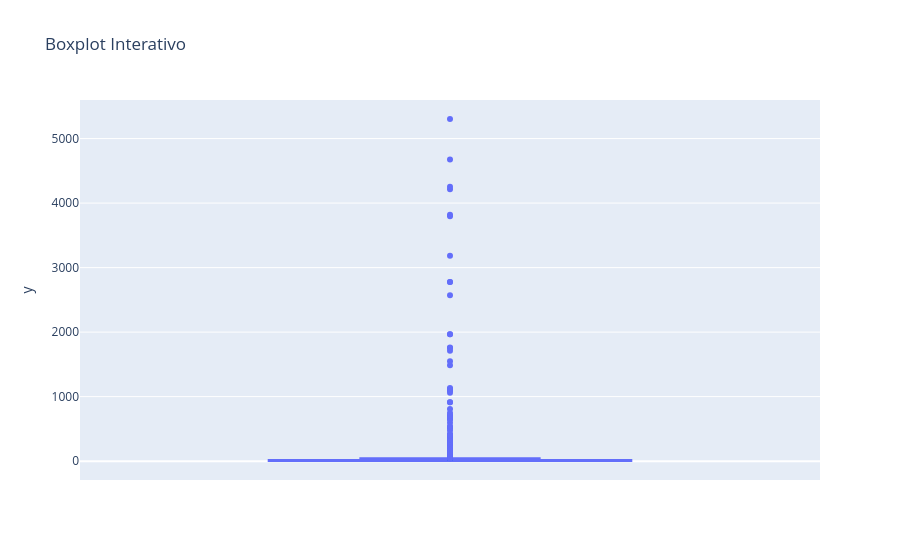

Write notebook code for a chart like this one.
### Code cell
boxplot = px.box(y=geracoes_totais, title="Boxplot Interativo")
boxplot.show()

### Figure 1 — Plotly figure (JSON) as saved in the notebook; plotly's stock layout.template omitted (floating-point values rounded to 4 significant figures; data arrays with more than 128 entries replaced by an {"elided": "..."} marker saying what was removed)
{"data": [{"alignmentgroup": "True", "hovertemplate": "y=%{y}<extra></extra>", "legendgroup": "", "marker": {"color": "#636efa"}, "name": "", "notched": false, "offsetgroup": "", "orientation": "v", "showlegend": false, "type": "box", "x0": " ", "xaxis": "x", "y": {"elided": "1600 float values"}, "y0": " ", "yaxis": "y"}], "layout": {"boxmode": "group", "legend": {"tracegroupgap": 0}, "title": {"text": "Boxplot Interativo"}, "xaxis": {"anchor": "y", "domain": [0, 1]}, "yaxis": {"anchor": "x", "domain": [0, 1], "title": {"text": "y"}}}}
